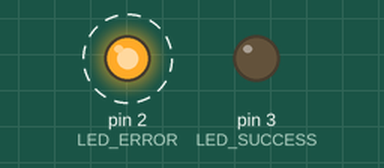
Recording of a sketch running on a simulated Arduino Uno, built with avr-gcc and run on an emulated ATmega328P. Shown: output pins drawn as LEDs (lit = HIGH). Dashed ring = blinking. What the sketch prints to the serial monitor is not drawn.

Above: at 0.7 s.
Timing chart, 0 to 3.0 s (numbered marks = the images above):
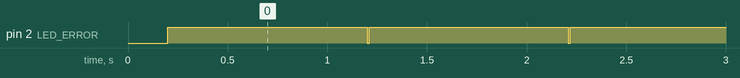

Measured:
- by itself, pin 2 (LED_ERROR): alternates HIGH for 1.0 s and LOW for 0.01 s

The sketch:

UART_assignment_lastsave.ino
```cpp
#include "header.h"

void setup() {
  pinMode(RXpin, INPUT);
  pinMode(LED_SUCCESS, OUTPUT);
  pinMode(LED_ERROR, OUTPUT);
  Serial.begin(1200);
  state = INIT;
}

void loop() {

  switch (state)
  {
    case INIT:
      reset_state();
      break;
    case NO_DETECTION:
      idle_state();
      break;
    case MESSAGE_READ:
      receive_message();
      break;
    case PARITY_CALC:
      parity();
      break;
    case TEST:
      test_message();
      break;
    case ERROR_MESSAGE:
      error_message();
      break;
  }
}

// Reset all the variables
void reset_state(void)
{
  val = 0;
  count = 0;
  counter = 0;
  parity_calc = 0;
  state = NO_DETECTION;
}

// Waiting for incoming messages from the receive pin
void idle_state(void)
{
  if (micros() - previousMicros_NO_DETECTION >= interval_NO_DETECTION)
  {
    previousMicros_NO_DETECTION = micros();
    val = digitalRead(RXpin); // RXpin is always high when idle
    if (val == 0)
    {
      state = MESSAGE_READ;
    }
  }
}

// Store message inside a variable
void receive_message(void)
{
  if (micros() - previousMicros_MESSAGE_READ >= interval_MESSAGE_READ)
  {
    previousMicros_MESSAGE_READ = micros();
    if (count > MAX_BIT_SIZE)
    {
      state = PARITY_CALC;
    }
    else
    {
      bit_val = digitalRead(RXpin);
      res[count] = bit_val;
      count++;
      return;
    }
  }
}

// Count the high bits in the byte
void parity(void)
{
  if (micros() - previousMicros_CALC >= interval_CALC)
  {
    previousMicros_CALC = micros();
    while (counter < MAX_BIT_SIZE)
    {
      if (res[counter] == 1)
      {
        parity_calc++;
      }
      counter++;
    }
    parity_calc--;  // remove the stop bit
  }

  if ((parity_calc % 2) == 0)
  {
    state = TEST;
  }
  else
  {
    state = ERROR_MESSAGE;
  }
}

// Test message if received correctly
void test_message(void)
{
  if (micros() - previousMicros_CALC >= interval_CALC)
  {
    previousMicros_CALC = micros();
    for (uint8_t i = 9; i > 1; i--)
    {
      test_byte |= res[i];
      test_byte = (test_byte << 1);
    }
    Serial.println(test_byte);
    if (test_byte == CHAR_D)
    {
      digitalWrite(LED_SUCCESS, HIGH);
      state = INIT;
    }
    else if (test_byte == CHAR_B)
    {
      digitalWrite(LED_SUCCESS, LOW);
      state = INIT;
    }
    else
    {
      state = ERROR_MESSAGE;
    }
  }
}

// Notify user of corrupted message
void error_message(void)
{
  digitalWrite(LED_ERROR, HIGH);
  delay(1000);
  digitalWrite(LED_ERROR, LOW);
  state = INIT;
}
```

header.h
```cpp
#ifndef _HEADER_H
#define _HEADER_H

//DEFINES
#define MAX_BIT_SIZE 10
#define PARITY_BIT 9
#define BYTE_SIZE 9
#define CHAR_D 0b01000100
#define CHAR_B 0b01000010

enum State {
  INIT,
  NO_DETECTION,
  MESSAGE_READ,
  PARITY_CALC,
  TEST,
  ERROR_MESSAGE
};
State state;

//PINS
const int RXpin = 0;
const int LED_SUCCESS = 3;
const int LED_ERROR = 2;

//VARIABLES
uint16_t val;
uint16_t res[MAX_BIT_SIZE];
uint8_t bit_val = 0;
uint8_t test_byte;
uint8_t count = 0;
uint8_t counter = 1;
uint8_t parity_calc = 0;

//TIMERS
unsigned long interval_NO_DETECTION = 833;
unsigned long previousMicros_NO_DETECTION = 0;

unsigned long interval_MESSAGE_READ = 860;
unsigned long previousMicros_MESSAGE_READ = 0;

unsigned long interval_CALC = 200000;
unsigned long previousMicros_CALC = 0;

unsigned long interval_TEST = 200000;
unsigned long previousMicros_TEST = 0;

#endif
```
